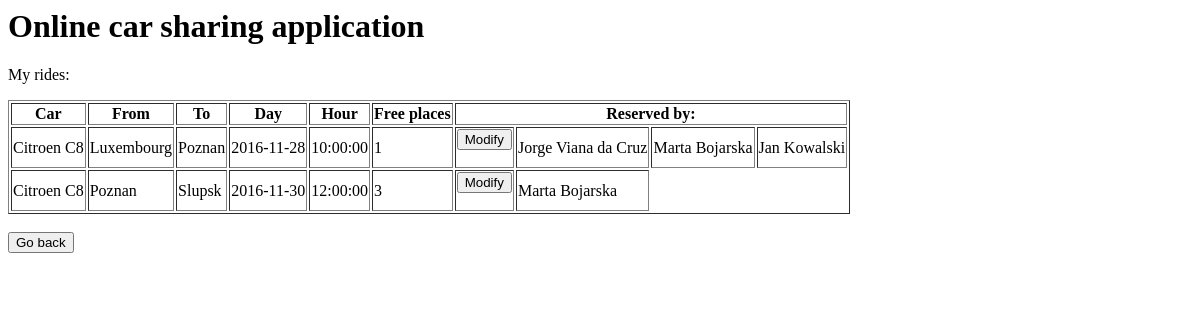
Page /rides.php (signed in) on the committed database.
### tables this page shows
CREATE TABLE `Rides` (
  `id` int(6) UNSIGNED NOT NULL,
  `car_id` int(6) UNSIGNED DEFAULT NULL,
  `date` date DEFAULT NULL,
  `hour` time DEFAULT NULL,
  `start` varchar(20) DEFAULT NULL,
  `destination` varchar(20) DEFAULT NULL,
  `places` int(1) DEFAULT NULL
);

CREATE TABLE `Cars` (
  `id` int(6) UNSIGNED NOT NULL,
  `car` varchar(30) DEFAULT NULL,
  `driver_id` int(6) UNSIGNED DEFAULT NULL
);

CREATE TABLE `Reservations` (
  `user_id` int(6) UNSIGNED DEFAULT NULL,
  `ride_id` int(6) UNSIGNED DEFAULT NULL
);

CREATE TABLE `Users` (
  `id` int(6) UNSIGNED NOT NULL COMMENT 'on delete cascade',
  `username` varchar(20) NOT NULL,
  `first_name` varchar(20) DEFAULT NULL,
  `last_name` varchar(20) DEFAULT NULL,
  `email` varchar(50) DEFAULT NULL,
  `address` varchar(60) DEFAULT NULL,
  `birth_date` date DEFAULT NULL,
  `valid` tinyint(1) NOT NULL DEFAULT '1',
  `password` varchar(40) NOT NULL,
  `salt` varchar(20) NOT NULL
);

### www/rides.php (the view, shortened to what this page needs)
<?php
  include("connect.php");
?>
<html>
   <head>
</head>
<body>
   <h1>Online car sharing application</h1>
   <p>My rides:</p>
   <table border="1">
    <tr>
    <th>Car</th>
    <th>From</th>
    <th>To</th>
    <th>Day</th>
    <th>Hour</th>
    <th>Free places</th>
    <th colspan="10">Reserved by:</th>
    </tr> <tr>
    <?php
    $query = $connection->query("SELECT r.id as ride_id, r.date as day, hour, start, destination, places, c.id as car_id, car, driver_id FROM Rides as r join Cars c ON r.car_id = c.id WHERE driver_id='$_SESSION[id]'");
  foreach($query as $row) { ?>
    <td> <?php echo $row['car'] ?> </td>
    <td> <?php echo $row['start'] ?> </td>
    <td> <?php echo $row['destination'] ?> </td>
    <td> <?php echo $row['day'] ?> </td>
    <td> <?php echo $row['hour'] ?> </td>
    <td> <?php echo $row['places'] ?> </td>
    <td>
    <form action="mod_ride.php" method="post">
           <button name="submit" type="submit">Modify</button></form>
        </td>
    <?php   $query2 = $connection->query("SELECT * FROM Reservations r join Users u ON u.id = user_id WHERE ride_id='$row[ride_id]'");
        foreach($query2 as $row2){ ?>
        <td><?php echo $row2['first_name'] . ' ' . $row2['last_name']?></td> <?php } ?>
        </tr>
    <?php } ?>
    </table>
  <form action="account.php">
  <button name="submit" type="submit">Go back</button></form><br/>
</body>
</html>

### rows in the picture
rides: car.car "Citroen C8", start "Luxembourg", destination "Poznan", date "2016-11-28", hour "10:00:00", places "1"
reservations: user.first_name "Jorge", user.last_name "Viana da Cruz"
reservations: user.first_name "Marta", user.last_name "Bojarska"
reservations: user.first_name "Jan", user.last_name "Kowalski"
rides: car.car "Citroen C8", start "Poznan", destination "Slupsk", date "2016-11-30", hour "12:00:00", places "3"
reservations: user.first_name "Marta", user.last_name "Bojarska"
